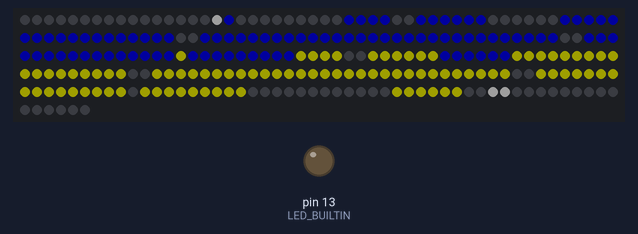
Simulated run of this sketch. Board: Arduino Uno, built with avr-gcc and run on an emulated ATmega328P. On the bench: 256 RGB LEDs in strip order, left to right, continuing on the next row, output pins drawn as LEDs (lit = HIGH). Dim RGB values are drawn brighter than linear.

Above: at 0.07 s.
At 0.56 s:
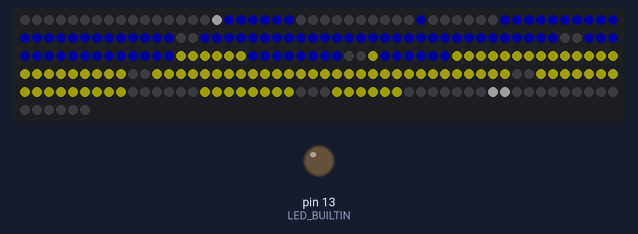
At 1.16 s:
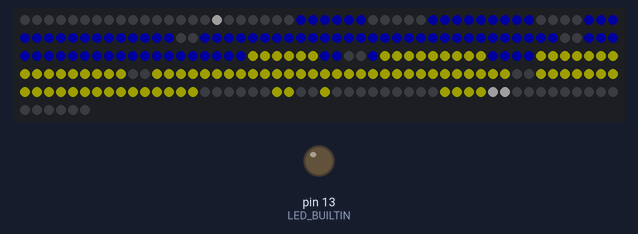

Measured:
- by itself, everything shown: repeats every 1.5 s, in 15 steps

The sketch:

wavingflag.ino
```cpp
// This program draws and animates a Ukrainian flag on a flagpole.
// The flag is designed as a static rectangle with the upper half
// blue and the lower half yellow.
// A sin function is computed for x value (column number) in the
// image.  The function is stretched in x and y directions to fit the
// animation within the matrix.  The function indicates how far up
// or down those flag pixels should be raised or lowered -- displacement.
// In the next frame of the animation, the function goes through a time
// shift. This causes the sin wave to shift to the right by one column
// The flag is redrawn using these new displacements.
// At an appropriate frame rate, the flag appears to flutter in the
// wind.

#define FASTLED_INTERNAL
#import "BitArray.h"
#include <FastLED.h>
#include "MACELib.h"

// Alphabet parameters
#define MESSAGE_WIDTH 75
#define LETTER_HEIGHT 12

// LED Matrix parameters
#define MATRIX_HEIGHT 16
#define MATRIX_WIDTH  16
#define NUM_LEDS      256
#define LAST_LED      NUM_LEDS - 1

#define DATA_PIN 3
#define CLOCK_PIN 13
#define PAUSE 10
#define BRIGHTNESS 100
#define VOLTS 5
#define MAX_mAMPS 500

#define DELAY 3000  // delay in ms between matrix frame displays
#define BITMAP_WIDTH 16  // number of bits in bitmap
#define DEBUG_BITMAP false // print bitmap before showing on matrix

CRGB leds[NUM_LEDS];
BitArray message;

int lastMessageColumn = MESSAGE_WIDTH - 1;
int currentMessageColumn = 0;

bool getNextMessageRow(int scrollDelay) {
  //  currentMessageColumn = currentMessageColumn % MESSAGE_WIDTH;
  for (int row = 0; row < MATRIX_HEIGHT; row++) {
    leds[mapScreenToMatrix(row, 15)] = CRGB::Black;
  }
  uint16_t bitrow = message.get(currentMessageColumn);
  for (int b = 0; b < LETTER_HEIGHT; b++) {
    if (bitRead(bitrow, b) == 1) {
      leds[mapScreenToMatrix(b, 15)] = CRGB::White;
    }
  }
  currentMessageColumn++;
  delay(scrollDelay);
  if (currentMessageColumn > lastMessageColumn) {
    currentMessageColumn = 0;
    return false;
  }
}

bool scrollMatrixLeft(int scrollDelay) {
  FastLED.clear();
  for (int col = 0; col < MESSAGE_WIDTH; col++) {
    int x = MATRIX_WIDTH - 1;
    int y = ((MATRIX_WIDTH - 1) * MATRIX_WIDTH) - 1;
    for (int start = x; start <= y; start += MATRIX_WIDTH * 2) {
      for (int p = start; p > start - (MATRIX_WIDTH - 1); p--) {
        leds[p] = leds[p - 1];
      }
      for (int p = start + 1; p < start + 1 + (MATRIX_WIDTH - 1); p++) {
        leds[p] = leds[p + 1];
      }
    }
    FastLED.show();
    if (!getNextMessageRow(scrollDelay)) {
      return false;
    } else {
      FastLED.show();
    }
    delay(scrollDelay);
  }
}

void defineAlphabet() {
  message.begin(LETTER_HEIGHT, MESSAGE_WIDTH);
  message.clear();
  message.set(0, 0x3f8);
  message.set(1, 0x404);
  message.set(2, 0x404);
  message.set(3, 0x404);
  message.set(4, 0x208);
  message.set(5, 0x000);
  message.set(6, 0x400);
  message.set(7, 0x300);
  message.set(8, 0x0fc);
  message.set(9, 0x004);
  message.set(10, 0x004);
  message.set(11, 0x7fc);
  message.set(12, 0x000);
  message.set(13, 0x7f8);
  message.set(14, 0x044);
  message.set(15, 0x044);
  message.set(16, 0x044);
  message.set(17, 0x7f8);
  message.set(18, 0x000);
  message.set(19, 0x7fc);
  message.set(20, 0x444);
  message.set(21, 0x444);
  message.set(22, 0x444);
  message.set(23, 0x3b8);
  message.set(24, 0x000);
  message.set(25, 0x7f8);
  message.set(26, 0x044);
  message.set(27, 0x044);
  message.set(28, 0x044);
  message.set(29, 0x7f8);
  message.set(30, 0x000);
  message.set(31, 0x000);
  message.set(32, 0x000);
  message.set(33, 0x000);
  message.set(34, 0x00c);
  message.set(35, 0x030);
  message.set(36, 0x7c0);
  message.set(37, 0x030);
  message.set(38, 0x00c);
  message.set(39, 0x000);
  message.set(40, 0x7fc);
  message.set(41, 0x040);
  message.set(42, 0x0a0);
  message.set(43, 0x318);
  message.set(44, 0x404);
  message.set(45, 0x000);
  message.set(46, 0x7fc);
  message.set(47, 0x044);
  message.set(48, 0x044);
  message.set(49, 0x044);
  message.set(50, 0x038);
  message.set(51, 0x000);
  message.set(52, 0x7f8);
  message.set(53, 0x044);
  message.set(54, 0x044);
  message.set(55, 0x044);
  message.set(56, 0x7f8);
  message.set(57, 0x000);
  message.set(58, 0x405);
  message.set(59, 0x7fc);
  message.set(60, 0x405);
  message.set(61, 0x000);
  message.set(62, 0x7fc);
  message.set(63, 0x040);
  message.set(64, 0x040);
  message.set(65, 0x040);
  message.set(66, 0x7fc);
  message.set(67, 0x000);
  message.set(68, 0x404);
  message.set(69, 0x7fc);
  message.set(70, 0x404);
  message.set(71, 0x000);
  message.set(72, 0x000);
  message.set(73, 0x000);
  message.set(74, 0x000);
}

// Convert from (0,0) in upper left to matrix index
int mapScreenToMatrix(int row, int col) {
  // Switch from increasing left to right into
  // increasing right to left for even numbered rows
  // Then compute a linear pixel offset
  int newCol = (row % 2 == 0) ? newCol = (MATRIX_WIDTH - 1) - col : newCol = col;
  return row * MATRIX_WIDTH + newCol;
}

// show the bitmap in memory onto the matrix using color indicated
void showBitmap(uint16_t bitmap[], CRGB myColor) {
  FastLED.clear();
  for (int row = 0; row < 16; row++) {
    for (int col = 0; col < BITMAP_WIDTH; col++) {
      if (bitRead(bitmap[row], col)) {
        int ledIndex = mapScreenToMatrix(row, col);
        leds[ledIndex] = myColor;
      }
    }
  }
  FastLED.show();
}

// print bitmap from memory
void printBitmap(uint16_t bitmap[], CRGB myColor) {
  Serial.print(myColor);
  for (int row = 0; row < 16; row++) {
    for (int col = 0; col < BITMAP_WIDTH; col++) {
      if (bitRead(bitmap[row], col)) {
        Serial.print("x");
      } else {
        Serial.print(" ");
      }
    }
    Serial.println(" ");
  }
}

// This is a degenerate form of showing the flag
// without having to do a multicolored bitmap design
void ukrainianFlag() {
  FastLED.clear();
  int topHalf = 256 / 2;
  // Start at the third row down  (16 pixels per line * 2 blank lines)
  for (int i = 32; i < topHalf; i++) {
    leds[i] = CRGB::Blue;
  }
  // Start from where the blue left off -- topHalf and continue until
  // there are 32 unlit pixels left
  for (int i = topHalf; i < 256 - 32; i++) {
    leds[i] = CRGB::Yellow;
  }
  FastLED.show();
}

// bitmap design for ukrainian tryzub
uint16_t tryzub[16] = {
  0b0000000100000000,
  0b0000000100000000,
  0b0010001110001000,
  0b0011000100011000,
  0b0010100100101000,
  0b0010101110101000,
  0b0011001010011000,
  0b0011101010111000,
  0b0010110101101000,
  0b0010010101001000,
  0b0011111111111000,
  0b0000010001000000,
  0b0000011011000000,
  0b0000000100000000,
  0b0000000100000000,
  0b0000000100000000
};

void setup() {
  pinMode(LED_BUILTIN, OUTPUT);

  if (DEBUG_BITMAP) {
    //    cereal(); // begin Serial and wait until stable
  }
  Serial.begin(115200);
  FastLED.addLeds<NEOPIXEL, DATA_PIN>(leds, NUM_LEDS);  // GRB ordering is assumed
  FastLED.setMaxPowerInVoltsAndMilliamps(VOLTS, MAX_mAMPS);
  set_max_power_indicator_LED(LED_BUILTIN);
  FastLED.setBrightness(BRIGHTNESS);
  FastLED.clear();
  FastLED.show();

  defineAlphabet();

}

void waveFlag() {
  float freq = 0.5;
  float magnitude = 1.5;
  float flagWidth = 15;
  float deltaXradians = PI / flagWidth;
  int toprow = 2;
  int botrow = 13;
  for (int frame = 0; frame <= 15; frame++) {
    float radian = -frame * deltaXradians;
    FastLED.clear();
    for (int y = 2; y <= 2 + 5; y++) {
      int ledIndex = mapScreenToMatrix(y, 0);
      leds[ledIndex] = CRGB::Blue;
    }
    for (int y = 8; y <= 8 + 5; y++) {
      int ledIndex = mapScreenToMatrix(y, 0);
      leds[ledIndex] = CRGB::Yellow;
    }
    leds[mapScreenToMatrix(1, 0)] = CRGB::White;
    leds[mapScreenToMatrix(14, 0)] = CRGB::White;
    leds[mapScreenToMatrix(15, 0)] = CRGB::White;

    for (int col = 1; col <= 15; col++) {
      //      Serial.print(" frame "); Serial.print(frame);
      //      Serial.print(" radian "); Serial.print(radian);
      int displacement = round(sin(radian / freq) * magnitude);
      //      Serial.print(" displacement "); Serial.print(displacement);
      //      Serial.print(" top ");
      //      Serial.print("top:");
      //      Serial.print(toprow + displacement);
      //      Serial.print(", ");
      //      Serial.print(" bot: ");
      //      Serial.print(botrow + displacement);
      //      Serial.println(" ");

      for (int y = toprow + displacement; y <= toprow + displacement + 5; y++) {
        int ledIndex = mapScreenToMatrix(y, col);
        leds[ledIndex] = CRGB::Blue;
      }

      for (int y = toprow + displacement + 6; y <= botrow + displacement; y++) {
        int ledIndex = mapScreenToMatrix(y, col);
        leds[ledIndex] = CRGB::Yellow;
      }

      radian += deltaXradians;
    }
    FastLED.show();
    int WINDSPEED = 85;
    delay(WINDSPEED);
  }
}

void loop() {
  //  Serial.println("start loop");
  //  if (DEBUG_BITMAP) {
  //    printBitmap(tryzub, CRGB::Yellow);
  //  }
  //  showBitmap(tryzub, CRGB::Yellow);
  //  delay(DELAY);
  //  ukrainianFlag();
  //  delay(DELAY);


  //waveFlag();

  float freq = 0.5;
  float magnitude = 1.5;
  float flagWidth = 15;
  float deltaXradians = PI / flagWidth;
  int toprow = 2;

  // starting at frame 1 because starting at zero causes a delay in the animation
  // It might have something to do with the last frame equal to the 0th.
  for (int frame = 1; frame <= 15; frame++) {
    float radian = -frame * deltaXradians;
    FastLED.clear();

    // Flagpole
    leds[mapScreenToMatrix(1, 0)] = CRGB::White;
    leds[mapScreenToMatrix(14, 0)] = CRGB::White;
    leds[mapScreenToMatrix(15, 0)] = CRGB::White;

    // Part of flag anchored to the flagpole
    for (int y = 2; y <= 2 + 5; y++) {
      int ledIndex = mapScreenToMatrix(y, 0);
      leds[ledIndex] = CRGB::Blue;
    }
    for (int y = 8; y <= 8 + 5; y++) {
      int ledIndex = mapScreenToMatrix(y, 0);
      leds[ledIndex] = CRGB::Yellow;
    }

    // Rest of the flag
    for (int col = 1; col <= 14; col++) {

      int displacement = round(sin(radian / freq) * magnitude);

      for (int y = toprow + displacement; y <= toprow + displacement + 5; y++) {
        int ledIndex = mapScreenToMatrix(y, col);
        leds[ledIndex] = CRGB::Blue;
      }

      //      for (int y = toprow + displacement + 6; y <= botrow + displacement; y++) {
      for (int y = toprow + displacement + 6; y <= toprow + displacement + 11; y++) {
        int ledIndex = mapScreenToMatrix(y, col);
        leds[ledIndex] = CRGB::Yellow;
      }

      radian += deltaXradians;
    }
    FastLED.show();
    int WINDSPEED = 85;
    delay(WINDSPEED);
  }


  //  scrollMatrixLeft(100);
  //  delay(DELAY);
}
```
